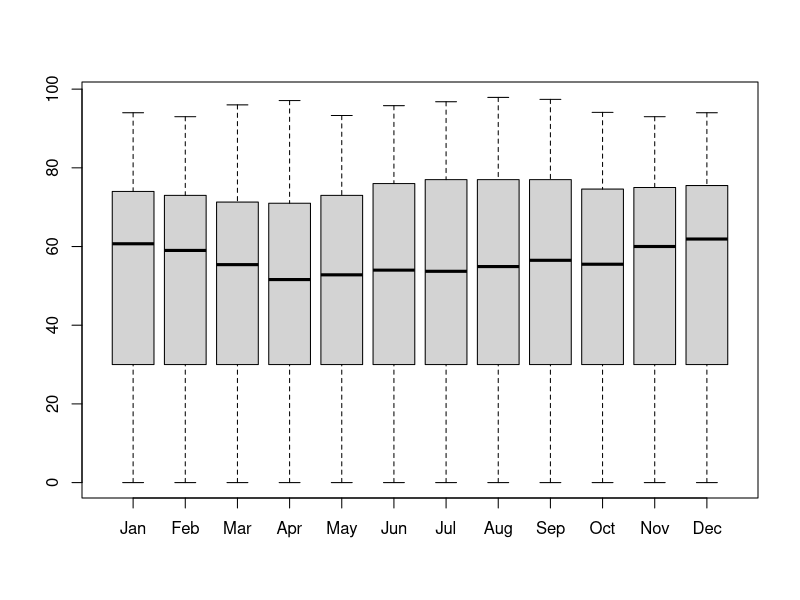

Recreate this plot in R. (Note: this script raises an error after producing the figure.)
# Humidity Data Cleaning
  # Removal of NA's and outliers
  # Selection of variables of interest
  # Selection of cities of interest

library(tidyverse)

# Import the data

humidity <- read.csv("./data/raw.csv")

# Selection of variables
month <- c("Jan", "Feb", "Mar", "Apr", "May", "Jun", "Jul", "Aug", "Sep", "Oct", "Nov", "Dec")
keep_var <- c("Country.or.Territory", "Station.Name", "Period", "Statistic.Description", "Unit", 
              "Jan", "Feb", "Mar", "Apr", "May", "Jun", "Jul", "Aug", "Sep", "Oct", "Nov", "Dec")

# Selection of cities of interests
# Elimination of NA's and outliers (check "exploring.R" for details)

wrk_humidity <- humidity %>% select(all_of(keep_var)) %>% filter_at(vars(month), all_vars(. >= 0))
wrk_humidity$Country.or.Territory <- as.factor(wrk_humidity$Country.or.Territory)
new_hum_boxplot <- boxplot(wrk_humidity[month]) # Data is already good to go


selected_humidity <- wrk_humidity %>% filter(wrk_humidity$Station.Name %in% c("Brasilia", 
                                                                              "Rio de Janeiro", 
                                                                              "Sao Paulo", 
                                                                              "SANTIAGO-LOS CERRILLOS", 
                                                                              "OSLO - BLINDERN", 
                                                                              "Zuerich (town)", 
                                                                              "Geneve",
                                                                              "SAN FRANCISCO/INTERNATIONAL A,CA", 
                                                                              "BOSTON/LOGAN INT'L AIRPORT, MA", 
                                                                              "WASHINGTON DC/NATIONAL ARPT VA", 
                                                                              "HOUSTON/INTERCONTINENTAL, TX",
                                                                              "CHICAGO/0'HARE, IL"))
selected_humidity <- selected_humidity %>% filter(selected_humidity$Statistic.Description %in% 
                                                    c("Mean Value", "Mean of 3-Hourly Observations"))

  save(selected_humidity, file = "rda/selected-interm-1.rda")

# Note: Houston is the only city with a different observation period.